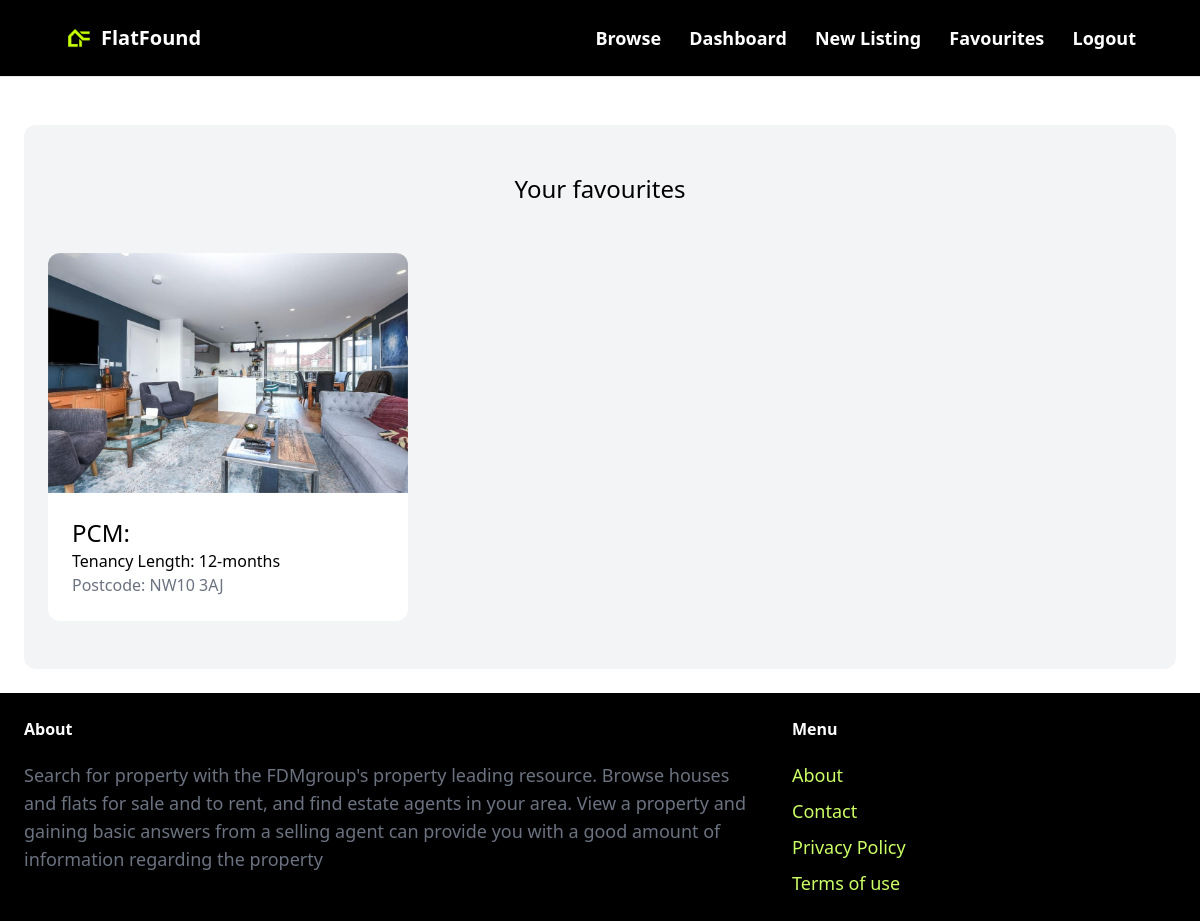
The app's page /properties/favourites/ (signed in) with its own data.
### property/models.py (models this page shows, shortened)
class Property(models.Model):
    country = models.ForeignKey(Countries, related_name='countries', on_delete=models.CASCADE)
    city = models.TextField(blank=True, null=True)
    category = models.ForeignKey(Category, related_name='properties', on_delete=models.CASCADE)
    price_PCM = models.IntegerField()
    PPW = models.FloatField()
    address = models.TextField(blank=True, null=True)
    postcode = models.TextField(blank=True, null=True)
    pet_friendly = models.BooleanField(blank=True, null=True)
    number_of_beds = models.IntegerField(blank=True, null=True)
    number_of_bathrooms = models.IntegerField(blank=True, null=True)
    description = models.TextField(blank=True, null=True)
    image1 = models.ImageField(upload_to='prop_images', blank=True, null=True)
    image2 = models.ImageField(upload_to='prop_images', blank=True, null=True)
    image3 = models.ImageField(upload_to='prop_images', blank=True, null=True)
    image4 = models.ImageField(upload_to='prop_images', blank=True, null=True)
    favourites = models.ManyToManyField(User, related_name='favourite', default=None, blank=True)
    created_by = models.ForeignKey(
        User, related_name='properties', on_delete=models.CASCADE)
    created_at = models.DateField(auto_now_add=True)

class Category(models.Model):
    name = models.CharField(max_length=255)
    class Meta:
        verbose_name_plural = 'Categories'
    def __str__(self):
        return self.name  # Shows the name of property on admin page

### property/views.py (the view)
# urls.py: path('favourites/', views.favourite_list, name='favourite_list' ),
@login_required
def favourite_list(request):
    new = Property.objects.filter(favourites=request.user)
    return render(request,'property/favourites.html', {'new': new})

### property/templates/property/favourites.html (shortened to what this page needs)
{% extends 'core/base.html' %}
{% block content %}
<div class="mt-6 px-6 py-12 bg-gray-100 rounded-xl">
    <h2 class="mb-12 text-2xl text-center">Your favourites</h2>
    <div class="grid grid-cols-3 gap-3">
        {% for property in new %}
        <div>
            <a href="{% url 'property:detail' property.id %}">
                <div class="">
                    <img src="{{ property.image1.url }}" alt="" class="rounded-t-xl">
                </div>
                <div class="p-6 bg-white rounded-b-xl">
                    <h2 class="text-2xl">PCM: {{property.price_pcm}} </h2>
                    <h2 class="text-1xl">Tenancy Length: {{property.category}} </h2>
                    <p class="text-gray-500">Postcode: {{property.postcode}}</p>
                </div>
            </a>
        </div>
        {% endfor %}
    </div>
</div>
{% endblock %}

### core/templates/core/base.html (style rules this page uses)
html, body { height: 100%; margin: 0; padding: 0; display: flex; flex-direction: column; }
body { flex: 1; }

### records on screen
Property: image1 (picture), category "12-months", postcode "NW10 3AJ"
